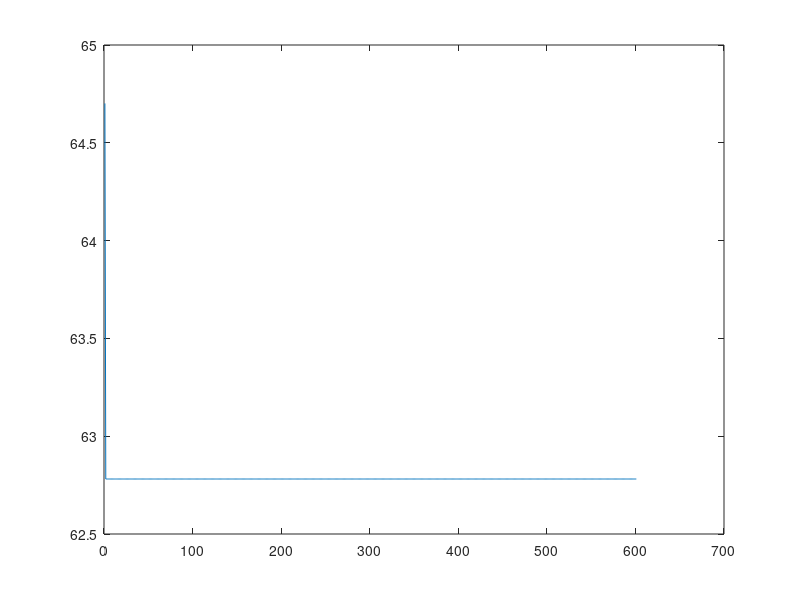

Here is the MATLAB script that generated this plot:
% Programmer : Mj.Yazdani
% Email : Mj.Yazdani1988@gmail.com
% Date: January 29, 2016 

function []  =GA()
VarMin=-5.12; % Minimum
VarMax=5.12; % Maximum
PreferedBestCost=0;

nVar=5;  % number of genes
nPop=10; % number of initiate poplulation
MaxIt=600; % number of iteration
pc=0.8; % crossover rate
nc=2*round(pc*nPop/2); % number of crossover
gamma=0.05; % rate of genes that should be crossovered
pm=3; % mutation rate
nm=round(pm*nPop); % number of mutation
mu=0.02; % mutation rate in every chromosome

beta=8; % selection pressure

% initialization
pop=iCreatePopulation(VarMin, VarMax, nVar,nPop);
tmp=zeros(1,nPop);
for i=1: nPop
    tmp(i)=iFittness(pop(i,:));
end
pop=[pop,tmp'];

% sort Population
pop= sortrows(pop,nVar+1);

% Store Best and Worst Cost
%BestCost=pop(1,nVar+1);
WorstCost=pop(nPop,nVar+1);

mm=0;
CostAvgInEachStep=zeros(1,MaxIt);

% Main Loop
while (mm<=MaxIt)
    size(pop)
    % Calculate selection propbabilities
    P=exp(-beta*pop(:,nVar+1)/WorstCost);
    P=P/sum(P);

    % Crossover
    %popc=zeros(nVar,nPop);
    for k=1:nc/2
        i1=iRouleteWheelSelection(P);
        i2=iRouleteWheelSelection(P);

        % Select Parents
        p1=pop(i1,:);
        p2=pop(i2,:);

        % Apply  Crossover
        if k==1
            popc=[ iCrossover(p1,p2,gamma,VarMin,VarMax)];
        else
            popc=[popc ; iCrossover(p1,p2,gamma,VarMin,VarMax)];
        end
    end
    % evaluate cost function for crossover population
    tmp=zeros(1,nc);
    for i= 1 : nc
        tmp(i)=iFittness(popc(i,:));
    end
    %%%%%%popc=[popc,tmp'];
    % Mutation
    for k=1:nm
        i=randi([1 nPop]);
        if k==1
            popm=[ iMutation(pop(i,:),mu,VarMin,VarMax)];
        else
            popm=[popm ; iMutation(pop(i,:),mu,VarMin,VarMax)];
        end
    end

    %evaluate cost function for mutation population
    tmp=zeros(1,pm);
    for i= 1 : pm
        tmp(i)=iFittness(popm(i,:));
    end
    %popm=[popm,tmp'];

    %create merge population
    pop=[pop ; popc ; popm];

    %sort merge population
    pop= sortrows(pop,nVar+1);

    %truncate population
    pop=pop(1:nPop,:);

    %Best solution
    BestSol=pop(1,:);
    BestCost=pop(1,nVar+1);
    WorstCost=pop(nPop,nVar+1);

    TempMean=mean(pop);

    if mm==0
        CostAvgInEachStep= TempMean(end);
    else
        CostAvgInEachStep=[CostAvgInEachStep ;TempMean(end)];
    end

    mm=mm+1;
    if PreferedBestCost==BestSol(end)
        mm=MaxIt+1;
    end
end
plot(CostAvgInEachStep);
end

%%%%%%%%%%%%%%%%
function [out]=iCreatePopulation(VarMin, VarMax, nVar,nPop)
out= (VarMax-VarMin).*rand(nPop,nVar) + VarMin;
end
%%%%%%%%%%%%%%%%%%
function [out]=iCrossover(in1,in2,gamma,VarMin,VarMax)
alpha=unifrnd(-gamma,1+gamma,size(in1));

out1=alpha.*in1+(1-alpha).*in2;
out2=alpha.*in2+(1-alpha).*in1;

% out1=max(out1,VarMin);
% out1=min(out1,VarMax);
%
% out2=max(out2,VarMin);
% out2=min(out2,VarMax);

out=[out1 ; out2];
end
%%%%%%%%%%%%%%%%%%
function [out]=iFittness(in)
nCols = size(in, 2);
out=0;
for i= 1 : nCols
    out = out + in(i)*in(i) - 10*cos(2*pi*in(i));
end
out=10*nCols+out;
end
%%%%%%%%%%%%%%%%%%
function [out]=iMutation(in,mu,VarMin,VarMax)
pu=2*round(mu*(size(in,2)-1)/2);
for i=0:pu
    r=randi([1 (size(in,2)-1)]);
    in(1,r)= (VarMax-VarMin).*rand(1,1) + VarMin;

end
out=in;
end
%%%%%%%%%%%%%%%%%%
function [out]=iRouleteWheelSelection(in)
r=rand;
c=cumsum(in);
out=find(r<=c,1,'first');
end
%%%%%%%% The END %%%%%%%%%%
